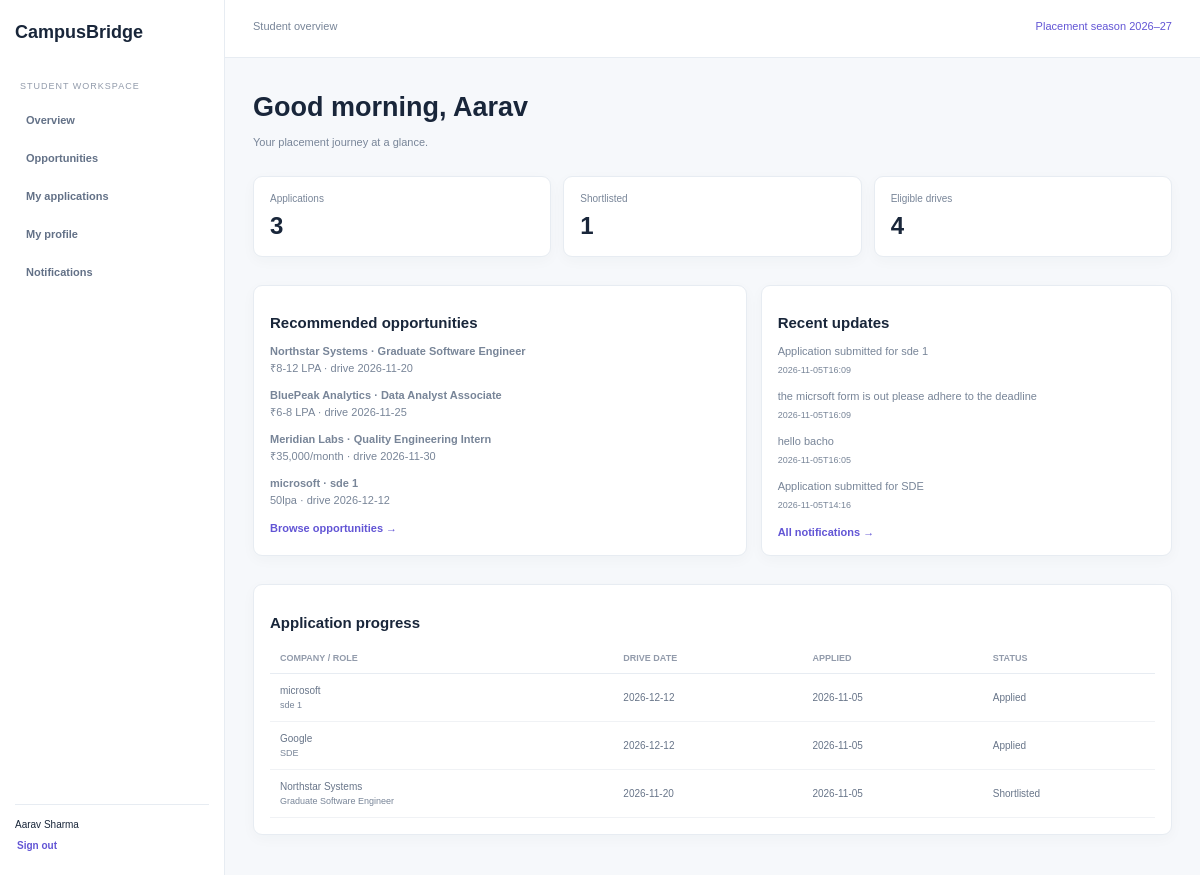
Screenshot of /student (signed in) with the database file from the repository.
### tables this page shows
CREATE TABLE users(id INTEGER PRIMARY KEY,name TEXT NOT NULL,email TEXT UNIQUE NOT NULL,password TEXT NOT NULL,role TEXT NOT NULL,branch TEXT DEFAULT '',year INTEGER DEFAULT 2027,cgpa REAL DEFAULT 0,backlogs INTEGER DEFAULT 0, phone TEXT DEFAULT '', email_notifications INTEGER NOT NULL DEFAULT 1, enrollment TEXT);

CREATE TABLE drives(id INTEGER PRIMARY KEY,company_id INTEGER REFERENCES companies(id),title TEXT NOT NULL,description TEXT DEFAULT '',ctc TEXT DEFAULT '',branches TEXT DEFAULT '',mincgpa REAL DEFAULT 0,maxbacklogs INTEGER DEFAULT 0,deadline TEXT NOT NULL,drive_date TEXT NOT NULL,venue TEXT DEFAULT '',status TEXT DEFAULT 'Open');

CREATE TABLE companies(id INTEGER PRIMARY KEY,name TEXT UNIQUE NOT NULL);

CREATE TABLE notifications(id INTEGER PRIMARY KEY,student_id INTEGER REFERENCES users(id),message TEXT NOT NULL,created TEXT NOT NULL,read INTEGER DEFAULT 0);

CREATE TABLE applications(id INTEGER PRIMARY KEY,student_id INTEGER REFERENCES users(id),drive_id INTEGER REFERENCES drives(id),status TEXT DEFAULT 'Applied',applied TEXT NOT NULL,UNIQUE(student_id,drive_id));

### placement_app/student.py (the view)
@bp.get("/student")
@login_required("student")
def dashboard():
 u=get_current_user();c=get_db()
 drives=[d for d in c.execute("SELECT d.*,c.name company FROM drives d JOIN companies c ON c.id=d.company_id WHERE d.status='Open' ORDER BY d.drive_date").fetchall() if is_eligible(u,d)]
 apps=c.execute("SELECT a.*,d.title,d.drive_date,c.name company FROM applications a JOIN drives d ON d.id=a.drive_id JOIN companies c ON c.id=d.company_id WHERE a.student_id=? ORDER BY a.applied DESC",(u["id"],)).fetchall()
 notes=c.execute("SELECT * FROM notifications WHERE student_id=? ORDER BY created DESC LIMIT 4",(u["id"],)).fetchall()
 return render_template("student/dashboard.html",student=u,drives=drives[:4],applications=apps[:5],notifications=notes)

### placement_app/auth.py (called while the page is built)
def get_current_user():
    user_id=session.get("user_id")
    if user_id is None:
        return None
    return get_db().execute("SELECT * FROM users WHERE id=?",(user_id,)).fetchone()

### placement_app/database.py (called while the page is built)
def get_db():
 if "db" not in g:
  g.db=sqlite3.connect(current_app.config["DATABASE"]);g.db.row_factory=sqlite3.Row;g.db.execute("PRAGMA foreign_keys=ON")
 return g.db

### placement_app/security.py (called while the page is built)
def login_required(role=None):
    def decorate(view):
        @wraps(view)
        def wrapped(*args,**kwargs):
            from .auth import get_current_user
            user=get_current_user()
            if user is None:
                return redirect(url_for("auth.login"))
            if role and user["role"]!=role:
                abort(403)
            return view(*args,**kwargs)
        return wrapped
    return decorate

### placement_app/services.py (called while the page is built)
def is_eligible(student,drive):
 branches=[x.strip().lower() for x in drive["branches"].split(";") if x.strip()]
 return (not branches or student["branch"].lower() in branches) and student["cgpa"]>=drive["mincgpa"] and student["backlogs"]<=drive["maxbacklogs"]

### templates/student/dashboard.html
{% extends "base.html" %}{% block title %}Student overview{% endblock %}{% block content %}<h1>Good morning, {{ student.name.split()[0] }}</h1><p>Your placement journey at a glance.</p><div class="stats"><div>Applications<strong>{{ applications|length }}</strong></div><div>Shortlisted<strong>{{ applications|selectattr('status','equalto','Shortlisted')|list|length }}</strong></div><div>Eligible drives<strong>{{ drives|length }}</strong></div></div><div class="columns"><section class="panel"><h2>Recommended opportunities</h2>{% for d in drives %}<p><b>{{ d.company }} · {{ d.title }}</b><br>{{ d.ctc }} · drive {{ d.drive_date }}</p>{% else %}<p>No matching drives currently.</p>{% endfor %}<a href="{{ url_for('student.opportunities') }}">Browse opportunities →</a></section><section class="panel"><h2>Recent updates</h2>{% for n in notifications %}<p>{{ n.message }}<small>{{ n.created[:16] }}</small></p>{% else %}<p>No updates.</p>{% endfor %}<a href="{{ url_for('notifications.index') }}">All notifications →</a></section></div><section class="panel"><h2>Application progress</h2>{% include 'student/_applications_table.html' %}</section>{% endblock %}

### templates/base.html
<!doctype html><html lang="en"><head><meta charset="utf-8"><meta name="viewport" content="width=device-width,initial-scale=1"><title>{% block title %}Placement Hub{% endblock %} · CampusBridge</title><link rel="stylesheet" href="{{ url_for('static',filename='style.css') }}"></head><body>{% if current_user %}<div class="shell"><aside><a class="brand" href="{{ url_for('home') }}">CampusBridge</a><small>{{ 'PLACEMENT OFFICE' if current_user.role=='admin' else 'STUDENT WORKSPACE' }}</small><nav>{% if current_user.role=='student' %}<a href="{{ url_for('student.dashboard') }}">Overview</a><a href="{{ url_for('student.opportunities') }}">Opportunities</a><a href="{{ url_for('student.applications') }}">My applications</a><a href="{{ url_for('student.profile') }}">My profile</a>{% else %}<a href="{{ url_for('placement.dashboard') }}">Overview</a><a href="{{ url_for('placement.drives') }}">Placement drives</a><a href="{{ url_for('placement.applications') }}">Applications</a><a href="{{ url_for('reports.index') }}">Reports</a>{% endif %}<a href="{{ url_for('notifications.index') }}">Notifications</a></nav><footer>{{ current_user.name }}<form method="post" action="{{ url_for('auth.logout') }}"><input type="hidden" name="_csrf_token" value="{{ csrf_token }}"><button>Sign out</button></form></footer></aside><main><header>{{ self.title() }} <span>Placement season 2026–27</span></header><div class="content">{% for kind,message in get_flashed_messages(with_categories=true) %}<p class="flash {{ kind }}">{{ message }}</p>{% endfor %}{% block content %}{% endblock %}</div></main></div>{% else %}{% block public_content %}{% endblock %}{% endif %}</body></html>

### templates/student/_applications_table.html
<div class="scroll"><table><tr><th>Company / role</th><th>Drive date</th><th>Applied</th><th>Status</th></tr>{% for a in applications %}<tr><td>{{ a.company }}<small>{{ a.title }}</small></td><td>{{ a.drive_date }}</td><td>{{ a.applied[:10] }}</td><td>{{ a.status }}</td></tr>{% else %}<tr><td colspan="4">No applications yet.</td></tr>{% endfor %}</table></div>

### static/style.css (style rules this page uses)
:root { --ink:#19263a;--muted:#788598;--line:#e7ecf2;--purple:#6255d5;--bg:#f6f8fb }
* { box-sizing:border-box }
body { margin:0;background:var(--bg);color:var(--ink);font:14px "DM Sans",Arial }
h1,h2,b,.brand { font-family:Manrope,Arial }
h1 { font-size:27px;margin:8px 0 }
h2 { font-size:15px }
p { color:var(--muted);font-size:11px;line-height:1.5 }
a { color:var(--purple);text-decoration:none;font-size:11px;font-weight:700 }
.shell aside { position:fixed;inset:0 auto 0 0;width:225px;background:white;border-right:1px solid var(--line);padding:22px 15px;display:flex;flex-direction:column }
.brand { font-size:18px;color:var(--ink);font-weight:800 }
.shell aside>small { margin:38px 5px 12px;color:#929bab;font-size:9px;letter-spacing:1px }
.shell nav { display:grid;gap:4px }
.shell nav a { padding:11px;border-radius:7px;color:#637187 }
.shell footer { margin-top:auto;border-top:1px solid var(--line);padding-top:14px;font-size:10px }
.shell footer form { margin-top:8px }
.shell button,.login button,.formgrid button { border:0;border-radius:6px;background:var(--purple);color:white;padding:9px 12px;font-weight:700;cursor:pointer;font-size:10px }
.shell footer button { background:transparent;color:var(--purple);padding:2px }
.shell main { margin-left:225px }
.shell header { height:58px;background:white;border-bottom:1px solid var(--line);padding:20px 28px;font-size:11px;color:var(--muted) }
.shell header span { float:right;color:var(--purple) }
.content { padding:26px 28px;max-width:1400px;margin:auto }
.panel,.stats>div { background:white;border:1px solid var(--line);border-radius:9px;padding:16px;margin:14px 0;box-shadow:0 4px 14px #23354a08 }
.stats { display:grid;grid-template-columns:repeat(3,1fr);gap:12px }
.stats>div { font-size:10px;color:var(--muted) }
.stats strong { display:block;font-size:24px;color:var(--ink);margin-top:8px }
.columns { display:grid;grid-template-columns:1.2fr 1fr;gap:14px }
.row small,td small,small { display:block;color:var(--muted);font-size:9px;margin-top:4px }
.scroll { overflow:auto }
table { border-collapse:collapse;width:100%;text-align:left;white-space:nowrap }
th { font-size:9px;color:#929bab;text-transform:uppercase;padding:10px;border-bottom:1px solid var(--line) }
td { font-size:10px;color:#687589;padding:11px 10px;border-bottom:1px solid #f0f2f5 }

### rows the page displays
users: role "STUDENT WORKSPACE", name "Aarav Sharma", name "Aarav"
drives: company "Northstar Systems", title "Graduate Software Engineer", ctc "₹8-12 LPA", drive_date "2026-11-20"
drives: company "BluePeak Analytics", title "Data Analyst Associate", ctc "₹6-8 LPA", drive_date "2026-11-25"
drives: company "Meridian Labs", title "Quality Engineering Intern", ctc "₹35,000/month", drive_date "2026-11-30"
drives: company "microsoft", title "sde 1", ctc "50lpa", drive_date "2026-12-12"
notifications: message "Application submitted for sde 1", created "2026-11-05T16:09"
notifications: message "the micrsoft form is out please adhere to the deadline", created "2026-11-05T16:09"
notifications: message "hello bacho", created "2026-11-05T16:05"
notifications: message "Application submitted for SDE", created "2026-11-05T14:16"
applications: company "microsoft", title "sde 1", drive_date "2026-12-12", applied "2026-11-05", status "Applied"
applications: company "Google", title "SDE", drive_date "2026-12-12", applied "2026-11-05", status "Applied"
applications: company "Northstar Systems", title "Graduate Software Engineer", drive_date "2026-11-20", applied "2026-11-05", status "Shortlisted"

### other values shown
{{ applications|length }} "3"
{{ applications|selectattr('status','equalto','Shortlisted')|list|length }} "1"
{{ drives|length }} "4"
